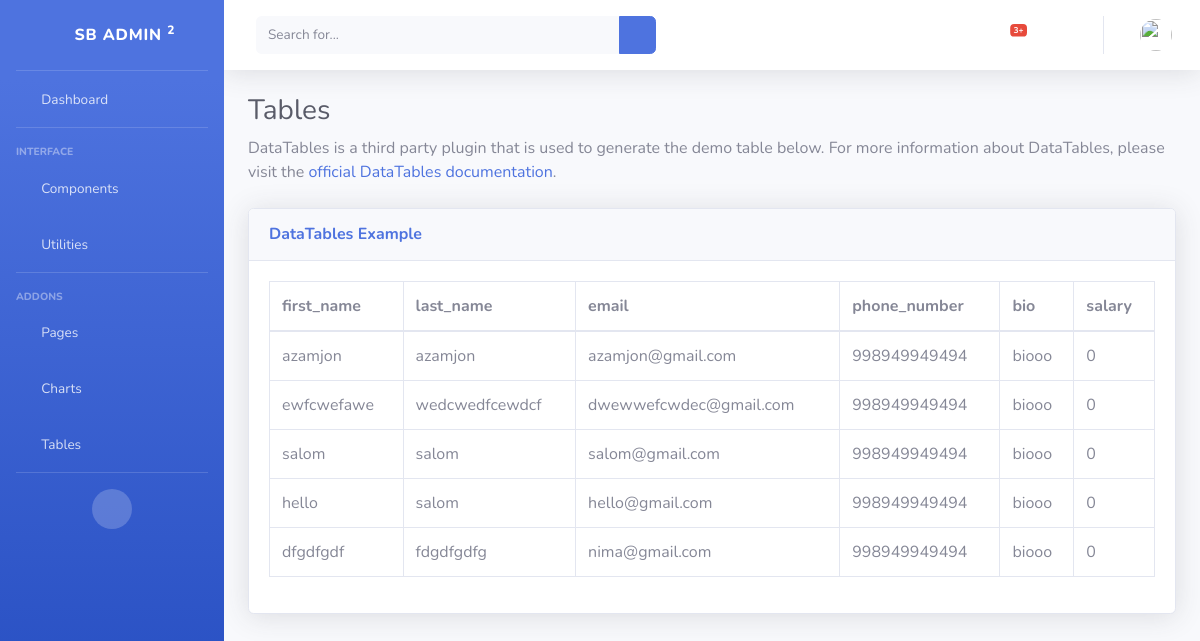
Before: /dashboard/tables/ with the older database file.
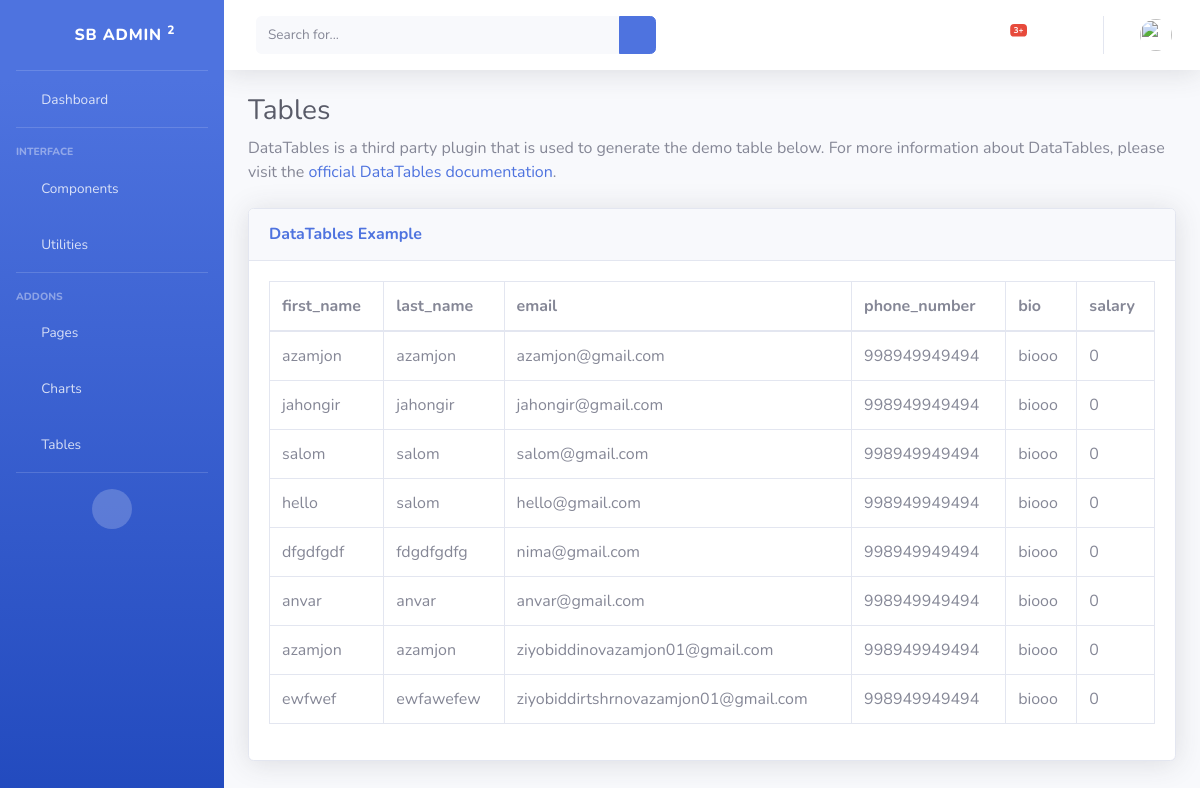
After: the same page with the newer database file.
### furn/models.py (models this page shows, shortened)
class MyUser(AbstractUser):
    username = None
    email = models.EmailField(unique=True)
    USERNAME_FIELD = 'email'
    REQUIRED_FIELDS = ['first_name', 'last_name']
    is_organiser = models.BooleanField(default=False)
    is_agent = models.BooleanField(default=False)

class Profile(models.Model):
    class Meta:
        verbose_name = "My profile"
        verbose_name_plural = "Profile"
    bio = models.CharField( max_length=100, default="biooo")
    phone_number = models.IntegerField(default=998949949494)
    custome_user = models.OneToOneField(MyUser, on_delete=models.CASCADE)
    image = models.ImageField(default='arrivals5.png', upload_to = "profile")
    salary = models.IntegerField(default=0)

### dashboard/views.py (the view)
# urls.py: path('tables/', tables, name='tables'),
def tables(request):
    if 'b' in request.GET:
        search = request.GET['b']
        full_search = Q(Q(first_name__icontains=search) | Q(email__icontains=search))
        users = User.objects.filter(full_search)
    else:
        users = User.objects.all()
    context = {
        "users": users,
    }
    return render(request, 'dashboard/includes/tables.html', context)

### templates/dashboard/includes/tables.html
{% extends 'dashboard/layouts/base.html' %}
{% block contend %}
                <div class="container-fluid">
                    <h1 class="h3 mb-2 text-gray-800">Tables</h1>
                    <p class="mb-4">DataTables is a third party plugin that is used to generate the demo table below.
                        For more information about DataTables, please visit the <a target="_blank"
                            href="https://datatables.net">official DataTables documentation</a>.</p>
                    <div class="card shadow mb-4">
                        <div class="card-header py-3">
                            <h6 class="m-0 font-weight-bold text-primary">DataTables Example</h6>
                        </div>
                        <div class="card-body">
                            <div class="table-responsive">
                                <table class="table table-bordered" id="dataTable" width="100%" cellspacing="0">
                                    <thead>
                                        <tr>
                                            <th>first_name</th>
                                            <th>last_name</th>
                                            <th>email</th>
                                            <th>phone_number</th>
                                            <th>bio</th>
                                            <th>salary</th>
                                        </tr>
                                    </thead>
                                    <tbody>
                                        {% for users in users %}
                                        <tr>
                                            <td>{{ users.first_name }}</td>
                                            <td>{{ users.last_name }}</td>
                                            <td>{{ users.email }}</td>
                                            <td>{{ users.profile.phone_number }}</td>
                                            <td>{{ users.profile.bio }}</td>
                                            <td>{{ users.profile.salary }}</td>
                                        </tr>
                                        {% endfor %}
                                    </tbody>
                                </table>
                            </div>
                        </div>
                    </div>
                </div>
{% endblock %}

### templates/dashboard/layouts/base.html (shortened to what this page needs)
{% load static %}
    <!DOCTYPE html>
    <html lang="en">
    <head>
        <link href="{% static 'vendor/fontawesome-free/css/all.min.css' %}" rel="stylesheet" type="text/css">
        <link href="{% static 'css/sb-admin-2.min.css' %}" rel="stylesheet">
    </head>
    <body>
        <div id="wrapper">
                <ul class="navbar-nav bg-gradient-primary sidebar sidebar-dark accordion" id="accordionSidebar">
                <a class="sidebar-brand d-flex align-items-center justify-content-center" href="{% url 'dashboard:home' %}">
                    <div class="sidebar-brand-icon rotate-n-15">
                        <i class="fas fa-laugh-wink"></i>
                    </div>
                    <div class="sidebar-brand-text mx-3">SB Admin <sup>2</sup></div>
                </a>
                <hr class="sidebar-divider my-0">
                <li class="nav-item">
                    <a class="nav-link" href="{% url 'dashboard:home' %}">
                        <i class="fas fa-fw fa-tachometer-alt"></i>
                        <span>Dashboard</span></a>
                </li>
                <hr class="sidebar-divider">
                <div class="sidebar-heading">
                    Interface
                </div>
                <li class="nav-item">
                    <a class="nav-link collapsed" href="#" data-toggle="collapse" data-target="#collapseTwo"
                        aria-expanded="true" aria-controls="collapseTwo">
                        <i class="fas fa-fw fa-cog"></i>
                        <span>Components</span>
                    </a>
                </li>
                <li class="nav-item">
                    <a class="nav-link collapsed" href="#" data-toggle="collapse" data-target="#collapseUtilities"
                     aria-controls="collapseUtilities">
                        <i class="fas fa-fw fa-wrench"></i>
                        <span>Utilities</span>
                    </a>
                </li>
                <hr class="sidebar-divider">
                <div class="sidebar-heading">
                    Addons
                </div>
                <li class="nav-item">
                    <a class="nav-link collapsed" href="#" data-toggle="collapse" data-target="#collapsePages"
                        aria-expanded="true" aria-controls="collapsePages">
                        <i class="fas fa-fw fa-folder"></i>
                        <span>Pages</span>
                    </a>
                </li>
                <li class="nav-item">
                    <a class="nav-link" href="{% url 'dashboard:charts' %}">
                        <i class="fas fa-fw fa-chart-area"></i>
                        <span>Charts</span></a>
                </li>
                <li class="nav-item">
                    <a class="nav-link" href="{% url 'dashboard:tables' %}">
                        <i class="fas fa-fw fa-table"></i>
                        <span>Tables</span></a>
                </li>
                <hr class="sidebar-divider d-none d-md-block">
                <div class="text-center d-none d-md-inline">
                    <button class="rounded-circle border-0" id="sidebarToggle"></button>
                </div>
                </ul>
                <div id="content-wrapper" class="d-flex flex-column">
                <div id="content">
                    <nav class="navbar navbar-expand navbar-light bg-white topbar mb-4 static-top shadow">
                        <form
                            class="d-none d-sm-inline-block form-inline mr-auto ml-md-3 my-2 my-md-0 mw-100 navbar-search">
                            <div class="input-group">
                                <input name="b" type="text" class="form-control bg-light border-0 small" placeholder="Search for..."
                                    aria-label="Search" aria-describedby="basic-addon2">
                                <div class="input-group-append">
                                    <button class="btn btn-primary" type="button">
                                        <i class="fas fa-search fa-sm"></i>
                                    </button>
                                </div>
                            </div>
                        </form>
                        <ul class="navbar-nav ml-auto">
                            <li class="nav-item dropdown no-arrow mx-1">
                                <a class="nav-link dropdown-toggle" href="#" id="alertsDropdown" role="button"
                                    data-toggle="dropdown" aria-haspopup="true" aria-expanded="false">
                                    <i class="fas fa-bell fa-fw"></i>
                                    <span class="badge badge-danger badge-counter">3+</span>
                                </a>
                            </li>
                            <li class="nav-item dropdown no-arrow mx-1">
                                <a class="nav-link dropdown-toggle" href="#" id="messagesDropdown" role="button"
                                    data-toggle="dropdown" aria-haspopup="true" aria-expanded="false">
                                    <i class="fas fa-envelope fa-fw"></i>
                                </a>
                            </li>
                            <li class="nav-item dropdown no-arrow">
                                <a class="nav-link dropdown-toggle" href="#" id="userDropdown" role="button"
                                    data-toggle="dropdown" aria-haspopup="true" aria-expanded="false">
                                    <img class="img-profile rounded-circle"
                                        src="{{ user.profile.image.url }}">
                                </a>
                            </li>
                        </ul>
                    </nav>
                    {% block contend %}{% endblock %}
                </div>
                </div>
        </div>
    </body>
    </html>

Changed rows visible on the page:
changed MyUser: first_name "ewfcwefawe" → "jahongir"; last_name "wedcwedfcewdcf" → "jahongir"; email "dwewwefcwdec@gmail.com" → "jahongir@gmail.com"
added MyUser: first_name "anvar", last_name "anvar", email "anvar@gmail.com", profile.phone_number "998949949494", profile.bio "biooo", profile.salary "0"
added MyUser: first_name "azamjon", last_name "azamjon", email "ziyobiddinovazamjon01@gmail.com", profile.phone_number "998949949494", profile.bio "biooo", profile.salary "0"
added MyUser: first_name "ewfwef", last_name "ewfawefew", email "ziyobiddirtshrnovazamjon01@gmail.com", profile.phone_number "998949949494", profile.bio "biooo", profile.salary "0"
